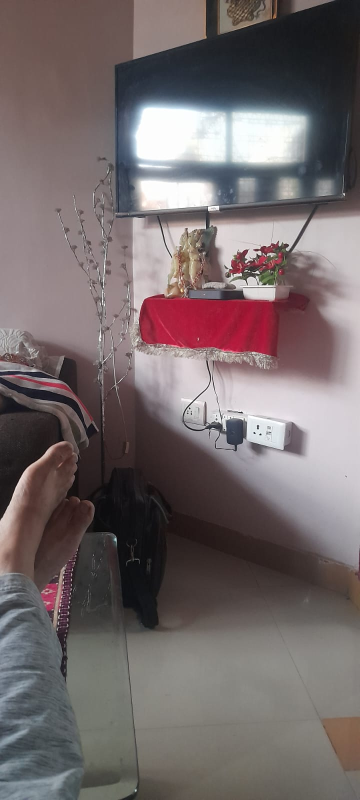
#> input picture Machine and Deep Learning/Practice/Transparent Work/mainImg.jpg, 720 x 1600 px (shown at 1/2 size); the run also reads 1 picture not shown here
$ jupyter execute --allow-errors Check.ipynb
#> lines starting #> are read from the running program, lines starting #| are printed output that depends on the picture
[cell 1]
import numpy as np
import cv2
from PIL import Image, ImageFont, ImageDraw

[cell 2]
image = cv2.imread('mainImg.jpg')
#> image is the input picture: shape (1600, 720, 3); mean B, G, R 106.4, 105.5, 115.7

[cell 3]
width=596
height=842
image = cv2.resize(image,(width,height), interpolation = cv2.INTER_CUBIC)
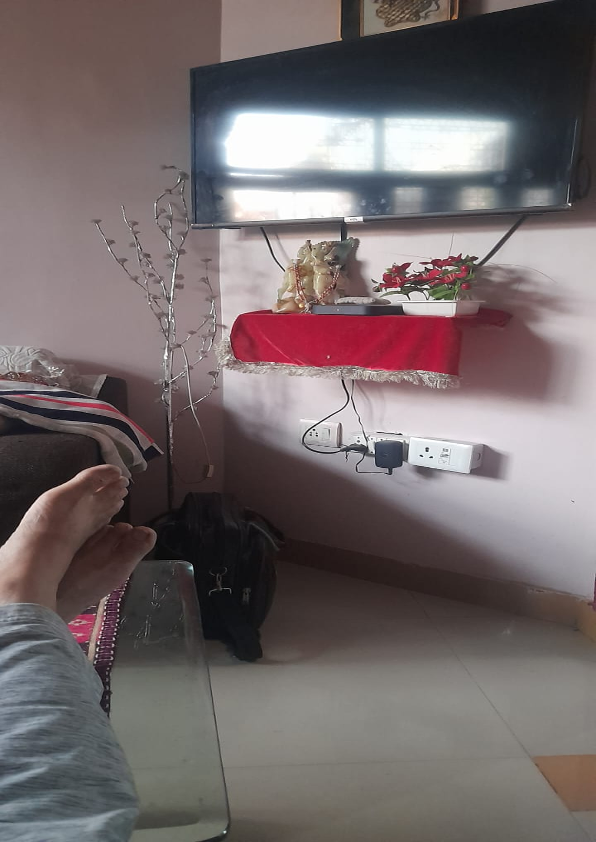
#> image: shape (842, 596, 3); mean B, G, R 106.4, 105.5, 115.7

[cell 4]
text = 'Palri, Uttar Pradesh, India'
text1 ='''9G5M+53W, Shamli Rd, Palri, Uttar Pradesh
251318, India
Lat 29.358261°
Long 77.532764°
30/10/22 03:05 PM GMT+05:30'''

[cell 5]
image.shape
#> Out = (842, 596, 3)

[cell 6]
# for background removal
img = Image.open('tag.png')
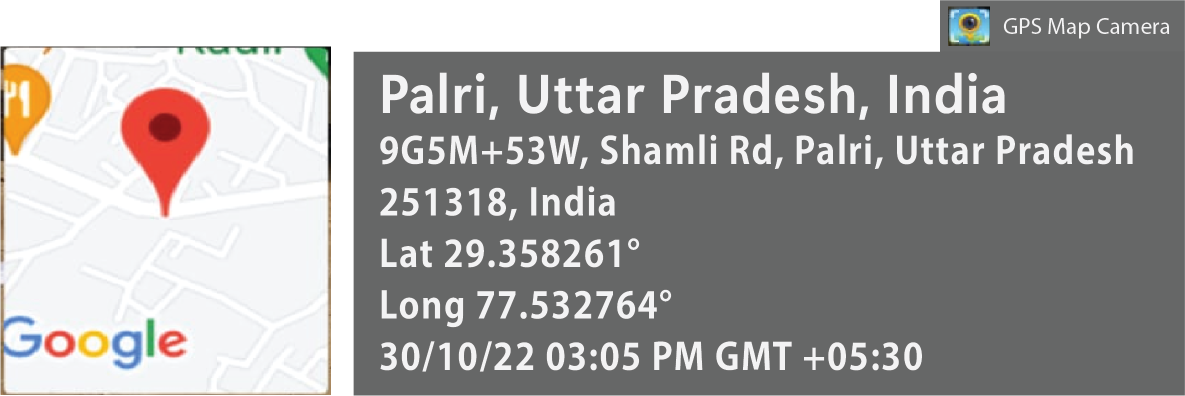
#> input picture Machine and Deep Learning/Practice/Transparent Work/tag.png, 2370 x 791 px (shown at 1/2 size)
#> img is the input picture: PIL image 2370x791 RGBA; mean R, G, B, A 108, 106.6, 105.8, 169
rgba = img.convert("RGBA")
datas = rgba.getdata()

newData = []
for item in datas:
    if item[0] == 0 and item[1] == 0 and item[2] == 0:
        newData.append((255,255,255,0))
    else:
        newData.append(item)
#> after the loop, newData = 1874670 items

rgba.putdata(newData)
rgba.save("transparent.png","PNG")

[cell 7]
image = np.zeros((250,250))
# cv2.imwrite("img1.jpg",image)
cv2.imshow("image",image)
cv2.waitKey()
cv2.destroyAllWindows()

[cell 8]
opacity_level = 170 # Opaque is 255, input between 0-255

img = Image.open('img1.jpg')
img = img.convert("RGBA")
#> img: PIL image 250x250 RGBA
datas = img.getdata()

newData = []
for item in datas:
    if item[0] == 0 and item[1] == 0 and item[2] == 0:
        newData.append((0, 0, 0, opacity_level))
    else:
        newData.append(item)
#> after the loop, newData = 62500 items

img.putdata(newData)
img.save("img2.png", "PNG")

[cell 9]
def puttext(img, x, y, word, font, size, w=0):
    image = Image.fromarray(img)
    draw = ImageDraw.Draw(image)

    # use a truetype font
    font = ImageFont.truetype(font, size)

    draw.text((x,y), word, font=font, stroke_width=w)

    return np.array(image)

[cell 10]
def putimg(image_new, path, w, h, x, y):
    img3 = cv2.imread(path)
    img3 = cv2.resize(img3, (w,h), interpolation = cv2.INTER_CUBIC)
    Img = Image.fromarray(img3)
    img = Image.fromarray(image_new)
    img.paste(Img, (x,y))
    return np.array(img)

[cell 11]
def rectangle(x, y, w, h, image, color):
#> called with x = 160, y = 692, w = 425, h = 140, color = (0, 0, 0)
    draw = ImageDraw.Draw(image)
#> image: PIL image 250x250 F; every value is 0
    # Draw a rounded rectangle
    draw.rounded_rectangle((x, y, x+w, y+h), fill=color,radius=7)
    return np.array(image)
